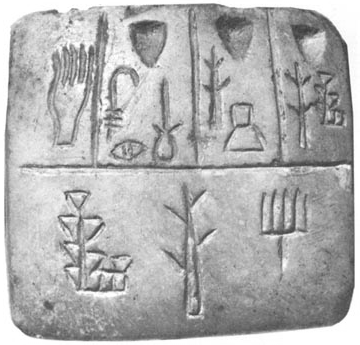
#> input picture 2A-L4/images/tablet.png, 360 x 345 px
$ jupyter execute --allow-errors find_template_2D.ipynb   (shell and % lines are left out)
#> lines starting #> are read from the running program, lines starting #| are printed output that depends on the picture
[cell 1]
import matplotlib.pyplot as plt
import cv2
import numpy as np
import scipy.signal as sp


# Find template 2D
def find_template_2D(template, img):
    # TODO: Find template in img and return [y x] location. Make sure this location is the top-left corner of the match.
    # Use scipy.signal.correlate2d
    pass

tablet = cv2.imread('images/tablet.png', 0)
#> tablet is the input picture: shape (345, 360); min 57, max 255, mean 177.1
plt.imshow(cv2.cvtColor(tablet, cv2.COLOR_BGR2RGB))

glyph = tablet[74:165, 149:184]
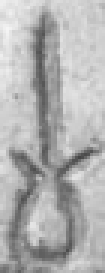
#> glyph: shape (91, 35) (shown 3 times larger); min 69, max 245, mean 177.3
plt.imshow(cv2.cvtColor(glyph, cv2.COLOR_BGR2RGB))

tablet_2 = 1. * tablet - np.mean(tablet)
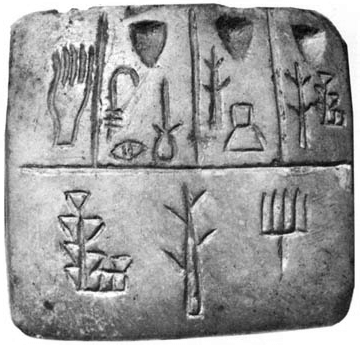
#> tablet_2: shape (345, 360) float64; min -120.1, max 77.88, mean 0; drawn with min black and max white
glyph_2 = 1. * glyph - np.mean(glyph)
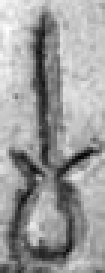
#> glyph_2: shape (91, 35) float64 (shown 3 times larger); min -108.3, max 67.7, mean 0; drawn with min black and max white

#> (the rest of this cell did not finish here and is left out)
